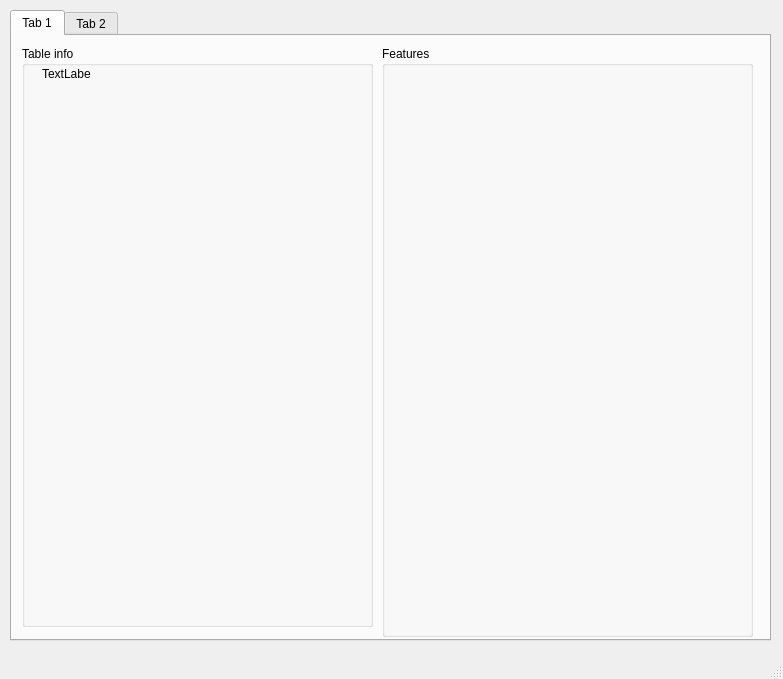
<?xml version="1.0" encoding="UTF-8"?>
<ui version="4.0">
 <class>MainWindow</class>
 <widget class="QMainWindow" name="MainWindow">
  <property name="geometry">
   <rect>
    <x>0</x>
    <y>0</y>
    <width>783</width>
    <height>679</height>
   </rect>
  </property>
  <property name="windowTitle">
   <string>MainWindow</string>
  </property>
  <widget class="QWidget" name="centralwidget">
   <widget class="QTabWidget" name="tabWidget">
    <property name="geometry">
     <rect>
      <x>10</x>
      <y>10</y>
      <width>761</width>
      <height>631</height>
     </rect>
    </property>
    <property name="currentIndex">
     <number>0</number>
    </property>
    <widget class="QWidget" name="Loaddf">
     <attribute name="title">
      <string>Tab 1</string>
     </attribute>
     <widget class="QGroupBox" name="Table_info_groupbox">
      <property name="geometry">
       <rect>
        <x>10</x>
        <y>10</y>
        <width>351</width>
        <height>581</height>
       </rect>
      </property>
      <property name="title">
       <string>Table info</string>
      </property>
      <widget class="QLabel" name="label">
       <property name="geometry">
        <rect>
         <x>20</x>
         <y>20</y>
         <width>49</width>
         <height>16</height>
        </rect>
       </property>
       <property name="text">
        <string>TextLabel</string>
       </property>
      </widget>
     </widget>
     <widget class="QGroupBox" name="Table_feat_groupbox">
      <property name="geometry">
       <rect>
        <x>370</x>
        <y>10</y>
        <width>371</width>
        <height>591</height>
       </rect>
      </property>
      <property name="title">
       <string>Features</string>
      </property>
     </widget>
    </widget>
    <widget class="QWidget" name="Managedf">
     <attribute name="title">
      <string>Tab 2</string>
     </attribute>
     <widget class="QGroupBox" name="groupBox">
      <property name="geometry">
       <rect>
        <x>20</x>
        <y>10</y>
        <width>301</width>
        <height>501</height>
       </rect>
      </property>
      <property name="title">
       <string>GroupBox</string>
      </property>
     </widget>
     <widget class="QGroupBox" name="groupBox_2">
      <property name="geometry">
       <rect>
        <x>330</x>
        <y>10</y>
        <width>301</width>
        <height>501</height>
       </rect>
      </property>
      <property name="title">
       <string>GroupBox</string>
      </property>
     </widget>
    </widget>
   </widget>
  </widget>
  <widget class="QMenuBar" name="menubar">
   <property name="geometry">
    <rect>
     <x>0</x>
     <y>0</y>
     <width>783</width>
     <height>22</height>
    </rect>
   </property>
  </widget>
  <widget class="QStatusBar" name="statusbar"/>
 </widget>
 <resources/>
 <connections/>
</ui>
